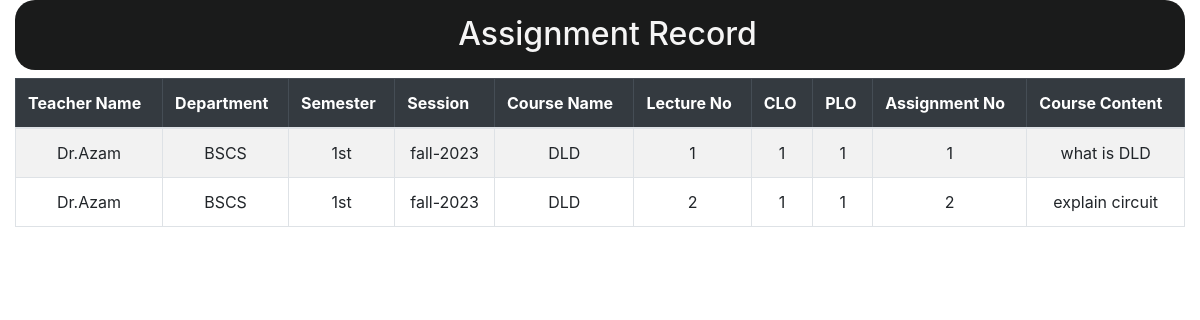
Page /Assignment.view.php on the committed database.
### tables this page shows
CREATE TABLE `add_assignment` (
  `teacher_name` varchar(50) NOT NULL,
  `Department name` varchar(50) NOT NULL,
  `semester` varchar(50) NOT NULL,
  `session` varchar(50) NOT NULL,
  `course_name` varchar(50) NOT NULL,
  `lecture_no` int(50) NOT NULL,
  `add_clo` int(50) NOT NULL,
  `plo` int(50) NOT NULL,
  `course_content` varchar(70) NOT NULL,
  `assignment_no` varchar(50) NOT NULL
);

### Assignment.view.php (the view, shortened to what this page needs)
<?php
$conn = mysqli_connect("localhost", "root", "", "invoicemgsys1") or die("Connection Failed");
$query = "SELECT * FROM add_assignment";
$result = mysqli_query($conn, $query) or die("Query failed");
?>
<!DOCTYPE html>
<html lang="en">
<head>
    <link rel="stylesheet" href="https://cdn.jsdelivr.net/npm/bootstrap@4.6.2/dist/css/bootstrap.min.css"
>
</head>
<body>
    <div class="container-fluid">
        <div class="row">
            <div class="col">
                <h2
                    style="height: 70px; border-radius: 20px; padding-top: 15px; padding-left: 15px; background-color: #1a1b1b; color: black; color:whitesmoke; text-align:center;">
                    Assignment Record
                </h2>
            </div>
        </div>
    </div>
    <div class="container-fluid">
        <table class="table table-striped table-bordered ">
            <thead class="table-dark">
                <tr>
                    <th scope="col">Teacher Name</th>
                    <th scope="col">Department</th>
                    <th scope="col">Semester</th>
                    <th scope="col">Session</th>
                    <th scope="col">Course Name</th>
                    <th scope="col">Lecture No</th>
                    <th scope="col">CLO</th>
                    <th scope="col">PLO</th>
                    <th scope="col">Assignment No</th>
                    <th scope="col">Course Content</th>
                </tr>
            </thead>
            <tbody>
                <?php
                while ($row = mysqli_fetch_assoc($result)) {
                    ?>
                    <tr>
                        <td>
                            <?php echo $row['teacher_name'] ?>
                        </td>
                        <td>
                            <?php echo $row['Department name'] ?>
                        </td>
                        <td>
                            <?php echo $row['semester'] ?>
                        </td>
                        <td>
                            <?php echo $row['session'] ?>
                        </td>
                        <td>
                            <?php echo $row['course_name'] ?>
                        </td>
                        <td>
                            <?php echo $row['lecture_no'] ?>
                        </td>
                        <td>
                            <?php echo $row['add_clo'] ?>
                        </td>
                        <td>
                            <?php echo $row['plo'] ?>
                        </td>
                        <td>
                            <?php echo $row['assignment_no'] ?>
                        </td>
                        <td>
                            <?php echo $row['course_content'] ?>
                        </td>
                    </tr>
                <?php } ?>
            </tbody>
        </table>
    </div>
</body>
</html>

### Assignment.view.php (style rules this page uses)
td { text-align: center; }

### rows in the picture
add_assignment: teacher_name "Dr.Azam", Department name "BSCS", semester "1st", session "fall-2023", course_name "DLD", lecture_no "1", add_clo "1", plo "1", assignment_no "1", course_content "what is DLD"
add_assignment: teacher_name "Dr.Azam", Department name "BSCS", semester "1st", session "fall-2023", course_name "DLD", lecture_no "2", add_clo "1", plo "1", assignment_no "2", course_content "explain circuit"
